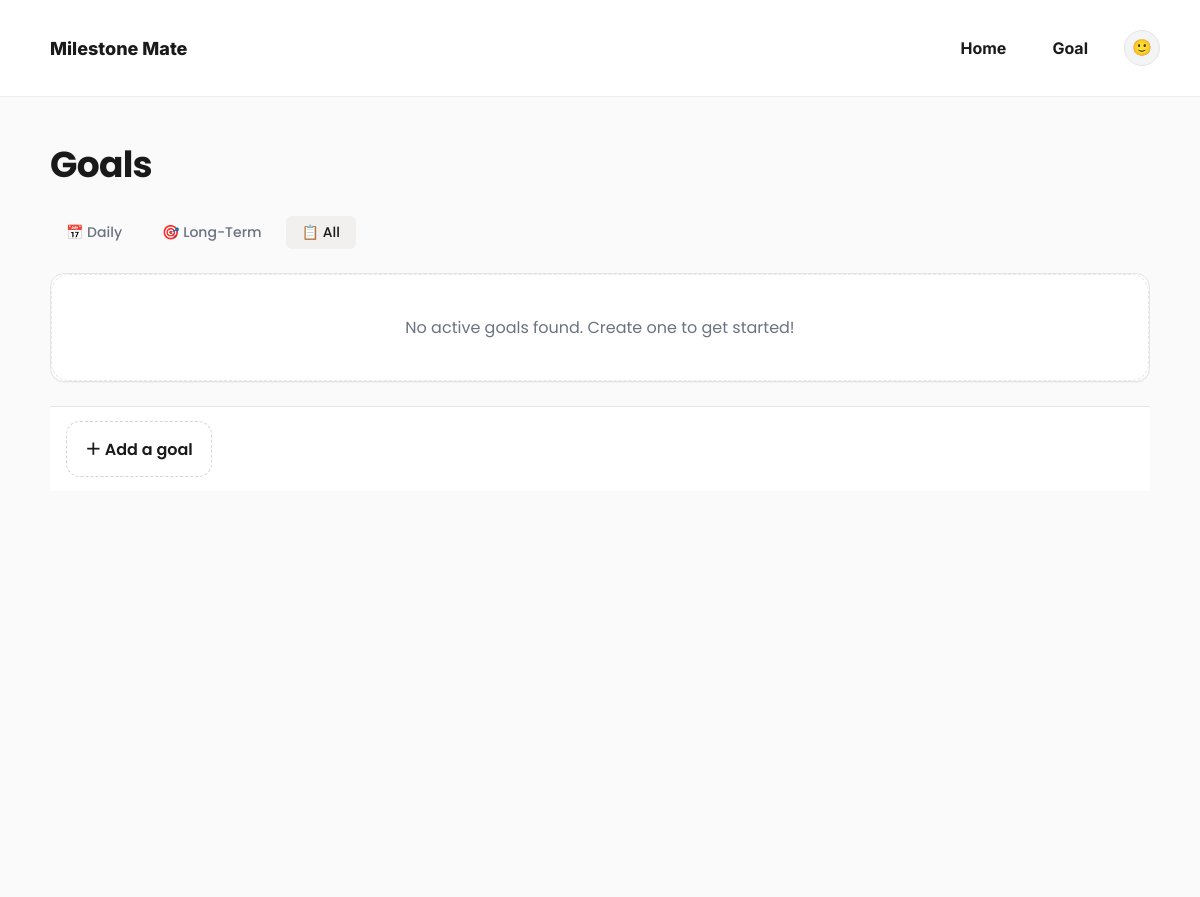
Before: /goals/ (signed in) with the older database file.
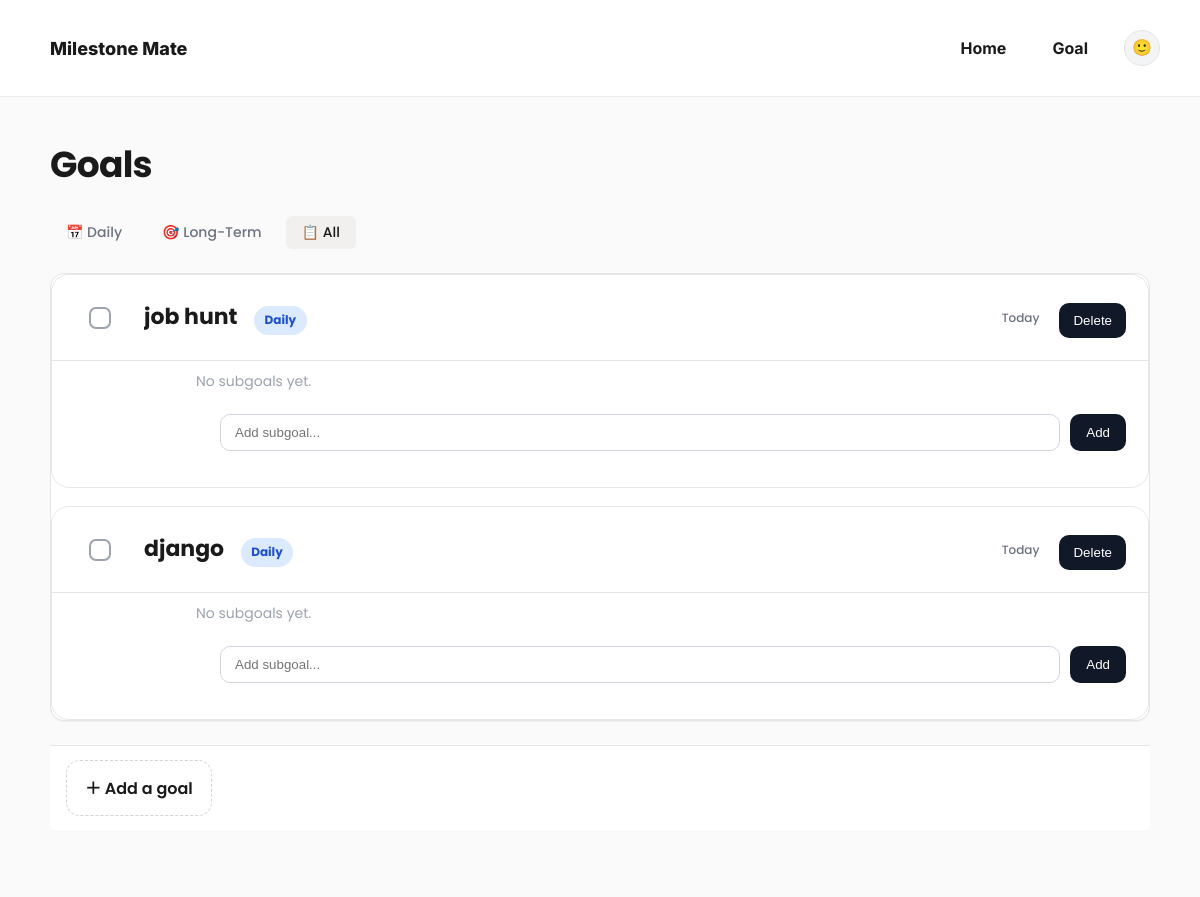
After: the same page with the newer database file.
### goals/models.py (models this page shows, shortened)
class Goal(models.Model):
    user = models.ForeignKey(User, on_delete=models.CASCADE, null=True, blank=True)
    GOAL_TYPE_CHOICES = [
        ('daily', 'Daily'),
        ('long_term', 'Long-Term'),
    ]
    name = models.CharField(max_length=255)
    description = models.TextField(blank=True)
    goal_type = models.CharField(
        max_length=10,
        choices=GOAL_TYPE_CHOICES,
        default='daily'
    )
    target_date = models.DateField()
    is_completed = models.BooleanField(default=False)
    completed_at = models.DateField(null=True, blank=True)
    attachment = models.FileField(upload_to='goal_attachments/', null=True, blank=True)
    google_calendar_event_id = models.CharField(max_length=255, null=True, blank=True)

### goals/views.py (the view)
# urls.py: path('goals/', views.list_goals, name='list_goals'),
@login_required
def list_goals(request):
    goal_type = request.GET.get('type', None)
    goals = Goal.objects.filter(user=request.user, is_completed=False)
    if goal_type in ['daily', 'long_term']:
        goals = goals.filter(goal_type=goal_type)
    paginator = Paginator(goals, 10)
    page_number = request.GET.get('page')
    page_obj = paginator.get_page(page_number)
    return render(request, 'goals/list_goals.html', {
        'goals': page_obj,  # Using goals instead of page_obj for template compatibility
        'page_obj': page_obj,
        'goal_type_filter': goal_type,
    })

### goals/templates/goals/list_goals.html (shortened to what this page needs)
{% extends 'base.html' %}
{% block content %}
<div class="gm-page">
  <div class="gm-grid">
    <h1 class="gm-title">Goals</h1>
    <div class="filter-tabs">
        <a href="?type=daily"
           class="tab {% if goal_type_filter == 'daily' %}active{% endif %}">
            📅 Daily
        </a>
        <a href="?type=long_term"
           class="tab {% if goal_type_filter == 'long_term' %}active{% endif %}">
            🎯 Long-Term
        </a>
        <a href="?"
           class="tab {% if not goal_type_filter %}active{% endif %}">
            📋 All
        </a>
    </div>
    <div class="gm-list">
      {% for g in goals %}
      <div class="gm-goalContainer">
        <div class="gm-row" data-goal-id="{{ g.id }}" data-completed="{{ g.is_completed|yesno:'true,false' }}">
          <div class="gm-check">
            <input class="gm-check-input" type="checkbox" {% if g.is_completed %}checked{% endif %} data-goal-id="{{ g.id }}">
          </div>
          <div class="gm-titleCell">
            {{ g.name }}
            <span class="badge {% if g.goal_type == 'daily' %}badge-daily{% else %}badge-longterm{% endif %}">
                {{ g.get_goal_type_display }}
            </span>
          </div>
          <div class="gm-dateCell">
            {% if g.goal_type == 'daily' %}
                <span class="date-label">Today</span>
            {% else %}
                <span class="date-label">{{ g.target_date|date:"D, d M Y" }}</span>
            {% endif %}
          </div>
          <div class="gm-actions">
            <form method="POST" action="{% url 'delete_goal' g.id %}">
              <button type="button" class="gm-deleteTrigger" onclick="openDeleteModal(event, {{ g.id }})">
                Delete
              </button>
            </form>
          </div>
        </div>
          <div class="gm-subgoals">
          {% for subgoal in g.subgoals.all %}
          <div
  class="gm-subgoalRow
  {% if subgoal.is_completed %}
  completed
  {% endif %}
">
            <input
              class="gm-subgoalCheck"
              data-subgoal-id="{{ subgoal.id }}"
              type="checkbox"
              {% if subgoal.is_completed %}checked{% endif %}/>
            <span>
              {{ subgoal.name }}
            </span>
            <div class="gm-actions" style="margin-left:auto;">
              <form method="POST" action="#" onsubmit="return false;">
                {% csrf_token %}
                <button
                  type="button"
                  class="gm-deleteTrigger"
                  onclick="openSubgoalDeleteModal(event, {{ subgoal.id }})"
                >
                  Delete
                </button>
              </form>
            </div>
          </div>
          {% empty %}
          <div class="gm-emptySubgoal">
            No subgoals yet.
          </div>
          {% endfor %}
          <form
  method="POST"
  action="{% url 'create_subgoal' g.id %}"
  class="gm-subgoalForm"
>
  <input
    type="text"
    name="title"
    placeholder="Add subgoal..."
    class="gm-subgoalInput"
  >
  <button
    type="submit"
    class="gm-subgoalBtn"
  >
    Add
  </button>
  </form>
          </div>
      </div>
      {% empty %}
      <div class="gm-emptyState" id="emptyState" style="text-align:center; padding:40px; color:#6b7280; background:white; border:1px dashed #e5e7eb; border-radius:18px;">
        No active goals found. Create one to get started!
      </div>
      {% endfor %}
    </div>
    <div class="gm-addRow">
      <a href="{% url 'create_goal' %}" class="gm-addBtn" style="text-decoration: none; color: inherit;">
        ＋ Add a goal
      </a>
    </div>
  </div>
</div>
{% endblock %}

### templates/base.html (shortened to what this page needs)
{% load static %}
<!doctype html>
<html lang="en">
<head>
</head>
<body>
  <header>
    <nav class="app-nav">
      <div class="app-nav-left">
        <a class="app-logo" href="{% url 'home' %}">
          Milestone Mate
        </a>
      </div>
      <div class="app-nav-right">
        {% if user.is_authenticated %}
          <a class="app-nav-link" href="{% url 'home' %}">Home</a>
          <a class="app-nav-link" href="{% url 'list_goals' %}">Goal</a>
          <div class="app-dropdown" data-open="false">
            <button class="app-avatar" type="button" aria-haspopup="menu" aria-expanded="false">
              <span class="app-avatar-inner">🙂</span>
            </button>
          </div>
        {% else %}
          <a class="app-nav-link" href="{% url 'account_login' %}">Login</a>
          <a class="app-nav-link" href="{% url 'account_signup' %}" style="background: var(--text-primary); color: #fff;">Sign Up</a>
        {% endif %}
      </div>
    </nav>
  </header>
  <main>
    {% block content %}{% endblock %}
  </main>
</body>
</html>

### templates/base.html (style rules this page uses)
:root { --font-main: 'Poppins', sans-serif; --bg: #FAFAF9; --text-primary: #1a1a1a; --text-muted: #6b7280; --hover-bg: #F7F6F3; --active-bg: #F1F0EF; --border: #e5e5e5; --accent: #2563eb; --shadow: rgba(0, 0, 0, 0.04); }
* { box-sizing: border-box; }
body { font-family: var(--font-main); background: var(--bg); color: var(--text-primary); margin: 0; }
header { padding: 16px 0; border-bottom: 1px solid #eee; background: #fff; }
nav a { margin-right: 12px; text-decoration: none; color: var(--text-primary); font-weight: 700; padding: 8px 10px; border-radius: 10px; }
main { min-height: 70vh; }
.badge { display: inline-flex; align-items: center; padding: .35rem .65rem; border-radius: 9999px; font-weight: 700; font-size: 12px; margin-left: .75rem; }
.badge-daily { background: #DBEAFE; color: #1D4ED8; }
.filter-tabs { display: flex; gap: 0.5rem; margin-bottom: 1.5rem; }
.filter-tabs .tab { padding: 6px 16px; border-radius: 6px; font-size: 0.875rem; font-weight: 500; color: var(--text-muted); text-decoration: none; transition: background 0.15s; }
.filter-tabs .tab.active, .filter-tabs .tab:hover { background: var(--active-bg); color: var(--text-primary); }
.gm-page { background: var(--bg); padding: 5rem 2.5rem; }
.gm-title { font-family: var(--font-main); font-weight: 800; font-size: 30px; margin: 0 0 1.25rem 0; letter-spacing: -0.02em; color: var(--text-primary); }
.gm-grid { width: 100%; max-width: 980px; margin: 0 auto; }
.gm-list { border: 1px solid var(--border); border-radius: 14px; overflow: hidden; background: #fff; box-shadow: 0 1px 0 var(--shadow); }
.gm-row { display: grid; grid-template-columns: 32px 1.2fr 2fr 110px 120px; align-items: center; gap: 12px; padding: 14px 16px; border-bottom: 1px solid var(--border); transition: background 140ms ease, opacity 140ms ease; }
.gm-check-input { appearance: none; width: 24px; height: 24px; border: 2px solid #9ca3af; border-radius: 7px; background: white; cursor: pointer; display: inline-block; position: relative; transition: all 0.2s ease; }
.gm-titleCell { font-weight: 700; color: var(--text-primary); white-space: nowrap; overflow: hidden; text-overflow: ellipsis; }
.gm-subgoals { margin-left: 48px; margin-top: 10px; display: flex; flex-direction: column; gap: 8px; }
.gm-emptySubgoal { margin-left: 24px; font-size: 13px; color: #9ca3af; }
.gm-subgoalForm { margin-left: 48px; margin-top: 10px; display: flex; gap: 8px; }
.gm-subgoalInput { border: 1px solid #e5e7eb; border-radius: 8px; padding: 6px 10px; width: 220px; }
.gm-subgoalBtn { border: none; background: #111827; color: white; border-radius: 8px; padding: 6px 12px; cursor: pointer; }
.gm-dateCell { font-size: 12px; color: var(--text-muted); text-align: right; white-space: nowrap; font-family: var(--font-main); }
.gm-addRow { display: flex; gap: 10px; align-items: center; padding: 14px 16px; background: #fff; border-top: 1px solid var(--border); }
.gm-addBtn { font-weight: 600; color: #2b2b2b; cursor: pointer; font-family: var(--font-main); }
.gm-actions { display: flex; gap: 10px; align-items: center; margin-top: 6px; }
.app-nav { width: 100%; padding: 0 40px; height: 64px; display: flex; align-items: center; justify-content: space-between; background: #fff; max-width: 100%; }
.app-nav > .app-nav-left, .app-nav > .app-nav-right { width: 100%; max-width: 1200px; }
.app-nav-left { display: flex; align-items: center; }
.app-nav-right { display: flex; align-items: center; justify-content: flex-end; }
.app-logo { text-decoration: none; font-family: "Inter", sans-serif; font-weight: 800; color: var(--text-primary); font-size: 18px; }
.app-nav-right { display: flex; align-items: center; gap: 14px; }
.app-nav-link { text-decoration: none; font-family: "Inter", sans-serif; color: var(--text-primary); font-weight: 700; padding: 8px 10px; border-radius: 10px; }
.app-avatar { width: 36px; height: 36px; border-radius: 9999px; background: #f3f4f6; border: 1px solid var(--border); display: flex; align-items: center; justify-content: center; font-size: 16px; cursor: pointer; }
.app-dropdown { position: relative; display: inline-block; }
.app-avatar-inner { transform: translateY(-1px); user-select: none; }

Changed rows visible on the page:
added Goal: name "job hunt", goal_type "Daily", shows "Today"
added Goal: name "django", goal_type "Daily", shows "Today"
Other visible differences:
text no longer shown: "No active goals found. Create one to get started!"
